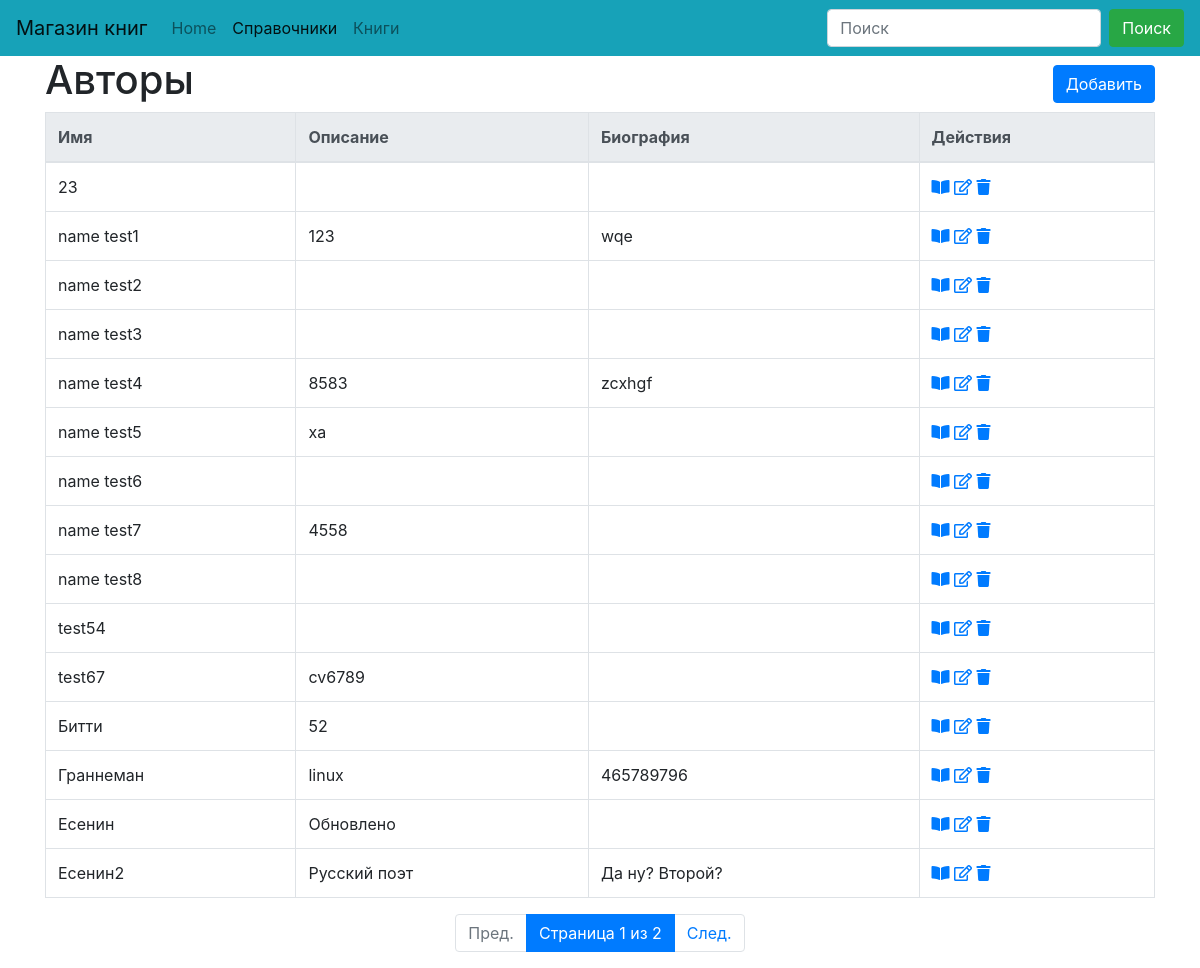
The app's page /ref/author/ with its own data.
### dimensionsapp/models.py (models this page shows, shortened)
class Dimension(models.Model):
    name = models.CharField("Наименование", max_length=50, unique=True)
    description = models.TextField("Описание", blank=True, )
    class Meta:
        abstract = True
        ordering = ['name']

class Author(Dimension):
    biography = models.TextField("Биография", blank=True, )
    class Meta(Dimension.Meta):
        verbose_name = 'автор'
        verbose_name_plural = 'авторы'

### dimensionsapp/views.py (the view)
# urls.py: path('author/', AuthorListView.as_view(), name='author_list'),
class AuthorListView(ListViewFilter):
    model = Author
    form = SearchFormAuthor

### dimensionsapp/form.py
class SearchFormAuthor(forms.Form):
    search = forms.CharField(label='Имя', required=False)

### dimensionsapp/views.py (called while the page is built)
    def get_context_data(self, *, object_list=None, **kwargs):
        context = super().get_context_data(**kwargs)
        if 'search' in self.request.GET:
            context['form'] = self.form({'search': self.request.GET['search']})
            context['search_string'] = self.request.GET['search']
        else:
            context['form'] = self.form()
        return context

    def get_queryset(self):
        qs = super().get_queryset()
        if 'search' in self.request.GET and self.request.GET['search'] != '':
            name = self.request.GET['search']
            qs = qs.filter(name__istartswith=name)
        return qs

### templates/dimensionsapp/author_list.html (shortened to what this page needs)
{% extends 'dimension_list.html' %}
{% block create_ankor%}{% url 'author_create' %}{% endblock %}
{% block list_header %}
    <th>Имя</th>
    <th>Описание</th>
    <th>Биография</th>
{% endblock %}
{% block list_element %}
    <td>{{ object.name }}</td>
    <td>{{  object.description }}</td>
    <td>{{ object.biography }}</td>
{% endblock %}
{% block header %}
        <H1>Авторы</H1>
{% endblock %}
{% block  url_view%}{% url 'author_detail' object.pk%}{% endblock %}
{% block  url_edit%}{% url 'author_update' object.pk%}{% endblock %}
{% block  url_delete%}{% url 'author_delete' object.pk%}{% endblock %}

### templates/dimension_list.html (shortened to what this page needs)
<!DOCTYPE html>
<html lang="ru">
<head>
{% load static %}
    <link rel="stylesheet" href="https://stackpath.bootstrapcdn.com/bootstrap/4.3.1/css/bootstrap.min.css">
    <link rel="stylesheet" href="https://use.fontawesome.com/releases/v5.8.1/css/all.css">
    {% load crispy_forms_tags %}
</head>
<body>
    {% block navbar %}
        {% include 'navbar.html' with search_tag="search" active="dimension"%}
    {% endblock %}
    <div class="container">
        <div class="row align-items-center">
            <div class="col">
                {% block header %}{% endblock %}
            </div>
            <div class="col text-right" >
                    {% block create %}
                    <a href="{% block create_ankor %}#{% endblock %}" class="btn btn-primary" >Добавить</a>
                    {% endblock %}
            </div>
        </div>
        <table class="table table-bordered">
            {% block dimension_list %}
                <thead class="thead-light">
                    <tr>
                        {% block list_header %}{% endblock %}
                        <th>Действия</th>
                    </tr>
                </thead>
                <tbody>
                    {% for object in object_list %}
                        <tr>
                        {% block list_element %}{% endblock %}
                            <td>
                                <a href="{% block  url_view%}#{% endblock %}" title="Посмотреть"><i class="fas fa-book-open"></i></a>
                                <a href="{% block  url_edit%}#{% endblock %}" title="Править"><i class="far fa-edit"></i></a>
                                <a href="{% block  url_delete%}#{% endblock %}" title="Удалить"><i class="fas fa-trash"></i></a>
                            </td>
                        </tr>
                    {% endfor %}
                </tbody>
            {% endblock %}
        </table>
        {% if is_paginated %}
            <ul class="pagination  justify-content-center">
                {% if page_obj.has_previous %}
                    <li class="page-item">
                        <a href="?page={{ page_obj.previous_page_number }}" class="page-link">Пред.</a>
                    </li>
                {% else %}
                    <li class="page-item disabled">
                        <a href="#" tabindex="-1" class="page-link">Пред.</a>
                    </li>
                {% endif %}
                <li class="page-item active">
                    <span class="page-link"> Страница {{ page_obj.number }} из {{ page_obj.paginator.num_pages }}</span>
                </li>
                {% if page_obj.has_next %}
                    <li class="page-item">
                        <a href="?page={{ page_obj.next_page_number }}" class="page-link">След.</a>
                    </li>
                {% else %}
                    <li class="page-item disabled">
                        <a href="#" tabindex="-1" class="page-link">След.</a>
                    </li>
                {% endif %}
            </ul>
        {% endif %}
    </div>
</body>
</html>

### records on screen
Author: name "23"
Author: name "name test1", description "123", biography "wqe"
Author: name "name test2"
Author: name "name test3"
Author: name "name test4", description "8583", biography "zcxhgf"
Author: name "name test5", description "xa"
Author: name "name test6"
Author: name "name test7", description "4558"
Author: name "name test8"
Author: name "test54"
Author: name "test67", description "cv6789"
Author: name "Битти", description "52"
Author: name "Граннеман", description "linux", biography "465789796"
Author: name "Есенин", description "Обновлено"
Author: name "Есенин2", description "Русский поэт", biography "Да ну? Второй?"

### other values on screen
{{ page_obj.number }} "1"
{{ page_obj.paginator.num_pages }} "2"
